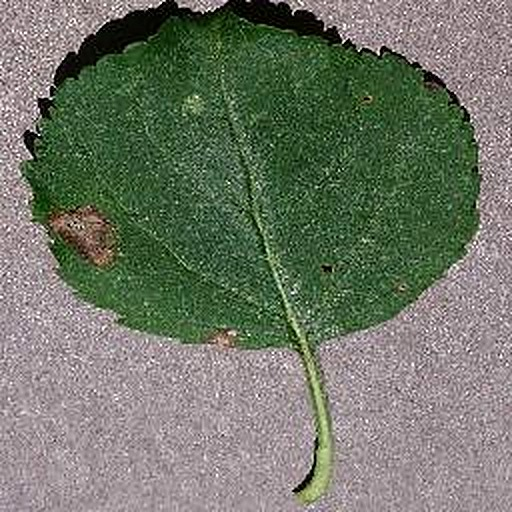
#> input picture assets/apple_black_rot.jpg, 512 x 512 px
$ python -i fetch_disease_images.py   (imports and definitions only)
#> lines starting #> are read from the running program, lines starting #| are printed output that depends on the picture
import os
import json
import urllib.request
import urllib.parse
from PIL import Image, ImageFilter, ImageEnhance

FOLDER_MAPPING = {
    # Apple
    "Apple___Black_rot": "assets/apple_black_rot.jpg",
    "Apple___healthy": "assets/apple_healthy.jpg",
    # Blueberry
    "Blueberry___healthy": "assets/blueberry_healthy.jpg",
    # Cherry
    "Cherry_(including_sour)___healthy": "assets/cherry_healthy.jpg",
    # Corn
    "Corn_(maize)___Cercospora_leaf_spot Gray_leaf_spot": "assets/corn_gray_leaf_spot.jpg",
    "Corn_(maize)___Northern_Leaf_Blight": "assets/corn_northern_blight.jpg",
    "Corn_(maize)___healthy": "assets/corn_healthy.jpg",
    # Grape
    "Grape___Black_rot": "assets/grape_black_rot.jpg",
    "Grape___Leaf_blight_(Isariopsis_Leaf_Spot)": "assets/grape_leaf_spot.jpg",
    "Grape___healthy": "assets/grape_healthy.jpg",
    # Peach
    "Peach___healthy": "assets/peach_healthy.jpg",
    # Pepper
    "Pepper,_bell___Bacterial_spot": "assets/pepper_bacterial_spot.jpg",
    "Pepper,_bell___healthy": "assets/pepper_healthy.jpg",
    # Potato
    "Potato___Early_blight": "assets/potato_early_blight.jpg",
    "Potato___Late_blight": "assets/potato_late_blight.jpg",
    "Potato___healthy": "assets/potato_healthy.jpg",
    # Raspberry
    "Raspberry___healthy": "assets/raspberry_healthy.jpg",
    # Soybean
    "Soybean___healthy": "assets/soybean_healthy.jpg",
    # Strawberry
    "Strawberry___healthy": "assets/strawberry_healthy.jpg",
    # Tomato
    "Tomato___Bacterial_spot": "assets/tomato_bacterial_spot.jpg",
    "Tomato___Leaf_Mold": "assets/tomato_leaf_mold.jpg",
    "Tomato___Septoria_leaf_spot": "assets/tomato_septoria.jpg",
    "Tomato___Spider_mites Two-spotted_spider_mite": "assets/tomato_spider_mites.jpg",
    "Tomato___Target_Spot": "assets/tomato_target_spot.jpg",
    "Tomato___Tomato_Yellow_Leaf_Curl_Virus": "assets/tomato_yellow_curl.jpg",
    "Tomato___Tomato_mosaic_virus": "assets/tomato_mosaic.jpg",
    "Tomato___healthy": "assets/tomato_healthy.jpg",
}

def enhance_and_save(src_path, dst_path):
#> called with src_path = '../assets/apple_black_rot.jpg', dst_path = 'out.png'
    with Image.open(src_path) as img:
#> img is the input picture: PIL image 512x512 RGB; mean R, G, B 111.1, 118, 102.9
        img = img.convert("RGB")
        # Upscale to 512x512 with Lanczos resampling
        up = img.resize((512, 512), Image.Resampling.LANCZOS)
        # Apply subtle sharpening and slight contrast pop
        sharpened = up.filter(ImageFilter.UnsharpMask(radius=1.2, percent=110, threshold=2))
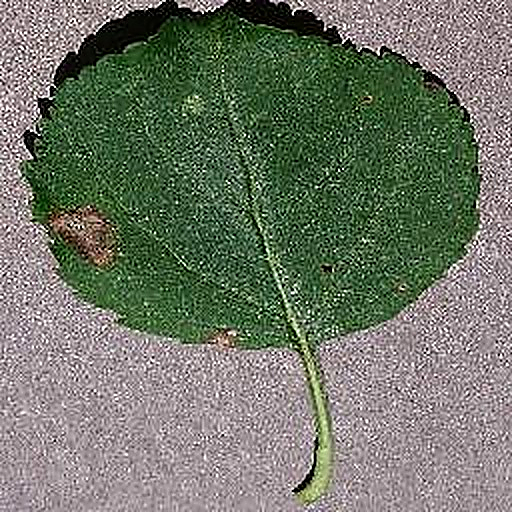
#> sharpened: PIL image 512x512 RGB; mean R, G, B 111.4, 118, 103.5
        enhancer = ImageEnhance.Contrast(sharpened)
        enhanced = enhancer.enhance(1.05)
        enhanced.save(dst_path, "JPEG", quality=92)

def main():
    print(f"Starting download and processing for {len(FOLDER_MAPPING)} classes...")
    os.makedirs("assets", exist_ok=True)

    for folder, dest in FOLDER_MAPPING.items():
        if os.path.exists(dest):
            print(f"Already exists: {dest}")
            continue

        print(f"Fetching listing for {folder}...")
        encoded_folder = urllib.parse.quote(folder)
        api_url = f"https://api.github.com/repos/spMohanty/PlantVillage-Dataset/contents/raw/color/{encoded_folder}"
        req = urllib.request.Request(api_url, headers={"User-Agent": "Mozilla/5.0 (Windows NT 10.0; Win64; x64)"})

        try:
            with urllib.request.urlopen(req) as response:
                items = json.loads(response.read())
                if not items:
                    print(f"No items in {folder}")
                    continue
                # Pick 2nd item if available for variety, else 1st
                pick = items[1] if len(items) > 1 else items[0]
                dl_url = pick["download_url"]

                temp_file = f"assets/temp_{os.path.basename(dest)}"
                urllib.request.urlretrieve(dl_url, temp_file)
                enhance_and_save(temp_file, dest)
                if os.path.exists(temp_file):
                    os.remove(temp_file)
                print(f"Successfully processed -> {dest}")
        except Exception as e:
            print(f"Error processing {folder}: {e}")

# [2 lines not run here, left out]

>>> result = enhance_and_save('../assets/apple_black_rot.jpg', 'out.png')

$ run again, on assets/apple_scab.jpg
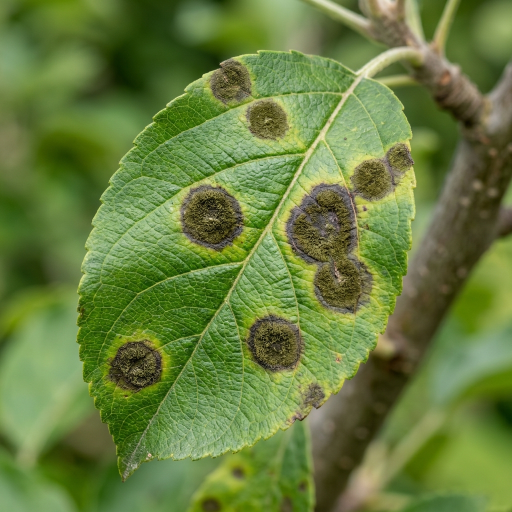
#> input picture assets/apple_scab.jpg, 1024 x 1024 px (shown at 1/2 size)
#> in enhance_and_save, img is the input picture: PIL image 1024x1024 RGB; mean R, G, B 103.4, 125.6, 62.3
#> in enhance_and_save, `up = img.resize((512, 512), Image.Resampling.LANCZOS)`:
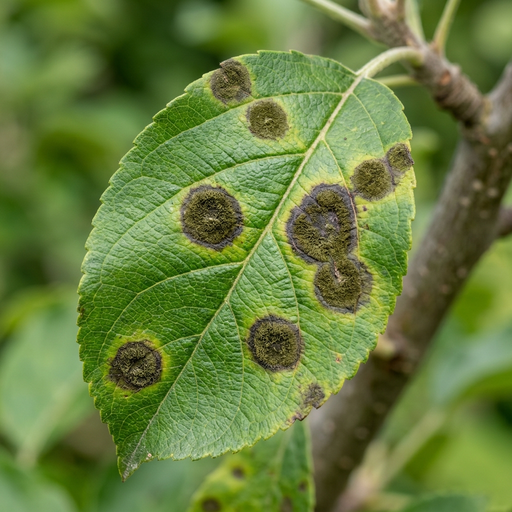
#> up: PIL image 512x512 RGB; mean R, G, B 103.4, 125.6, 62.3
#> in enhance_and_save, `enhanced = enhancer.enhance(1.05)`:
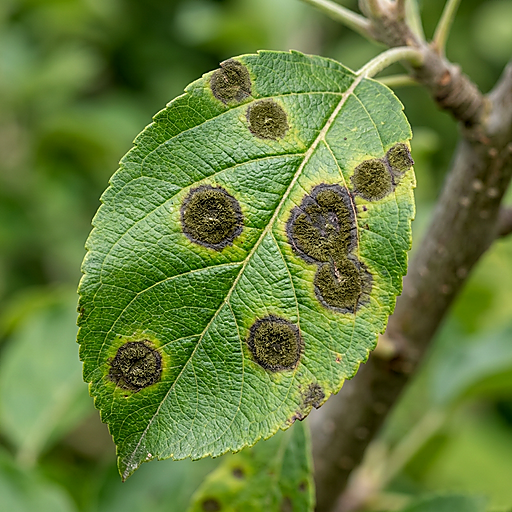
#> enhanced: PIL image 512x512 RGB; mean R, G, B 102.5, 125.9, 60.3

$ run again, on assets/cedar_apple_rust.jpg
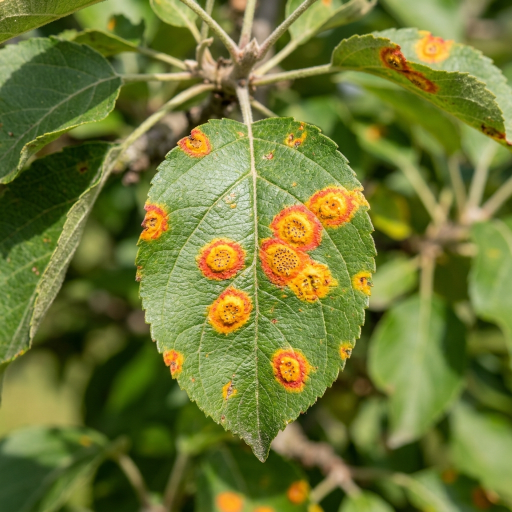
#> input picture assets/cedar_apple_rust.jpg, 1024 x 1024 px (shown at 1/2 size)
#> in enhance_and_save, img is the input picture: PIL image 1024x1024 RGB; mean R, G, B 111.5, 120, 53.2
#> in enhance_and_save, `up = img.resize((512, 512), Image.Resampling.LANCZOS)`:
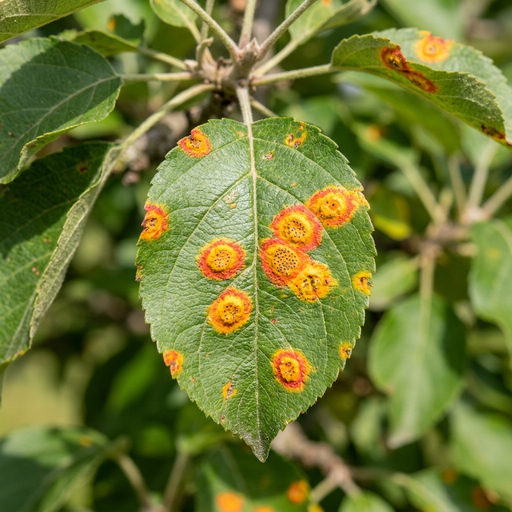
#> up: PIL image 512x512 RGB; mean R, G, B 111.5, 120, 53.2
#> in enhance_and_save, `sharpened = up.filter(ImageFilter.UnsharpMask(radius=1.2, percent=110,..`:
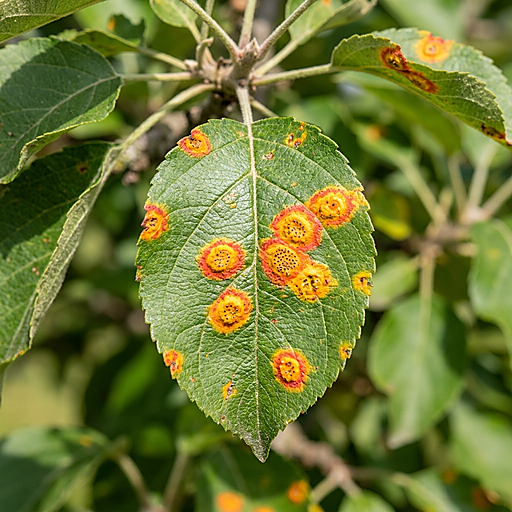
#> sharpened: PIL image 512x512 RGB; mean R, G, B 111.3, 119.9, 53.5

$ run again, on assets/cherry_powdery_mildew.jpg
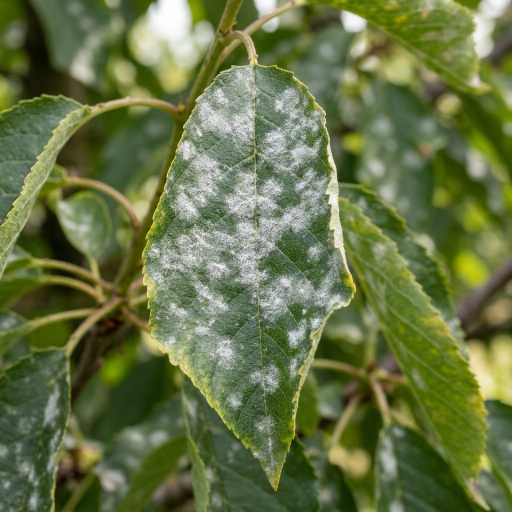
#> input picture assets/cherry_powdery_mildew.jpg, 1024 x 1024 px (shown at 1/2 size)
#> in enhance_and_save, img is the input picture: PIL image 1024x1024 RGB; mean R, G, B 102.8, 115, 69.2
#> in enhance_and_save, `up = img.resize((512, 512), Image.Resampling.LANCZOS)`:
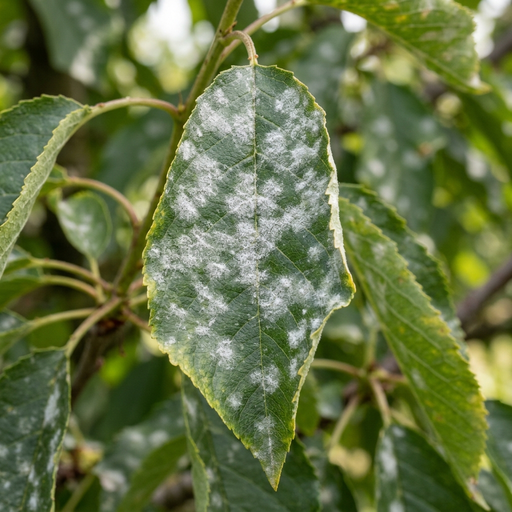
#> up: PIL image 512x512 RGB; mean R, G, B 102.8, 115, 69.2
